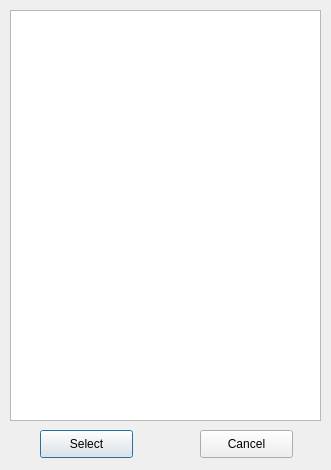
<?xml version="1.0" encoding="UTF-8"?>
<ui version="4.0">
 <class>Dialog</class>
 <widget class="QDialog" name="Dialog">
  <property name="geometry">
   <rect>
    <x>0</x>
    <y>0</y>
    <width>331</width>
    <height>470</height>
   </rect>
  </property>
  <property name="windowTitle">
   <string>Dialog</string>
  </property>
  <widget class="QListView" name="listView">
   <property name="geometry">
    <rect>
     <x>10</x>
     <y>10</y>
     <width>311</width>
     <height>411</height>
    </rect>
   </property>
   <property name="font">
    <font>
     <pointsize>7</pointsize>
    </font>
   </property>
  </widget>
  <widget class="QPushButton" name="selectBotton">
   <property name="geometry">
    <rect>
     <x>40</x>
     <y>430</y>
     <width>93</width>
     <height>28</height>
    </rect>
   </property>
   <property name="text">
    <string>Select</string>
   </property>
  </widget>
  <widget class="QPushButton" name="cancelButton">
   <property name="geometry">
    <rect>
     <x>200</x>
     <y>430</y>
     <width>93</width>
     <height>28</height>
    </rect>
   </property>
   <property name="text">
    <string>Cancel</string>
   </property>
  </widget>
 </widget>
 <resources/>
 <connections>
  <connection>
   <sender>cancelButton</sender>
   <signal>clicked()</signal>
   <receiver>Dialog</receiver>
   <slot>close()</slot>
   <hints>
    <hint type="sourcelabel">
     <x>251</x>
     <y>452</y>
    </hint>
    <hint type="destinationlabel">
     <x>318</x>
     <y>437</y>
    </hint>
   </hints>
  </connection>
 </connections>
</ui>
